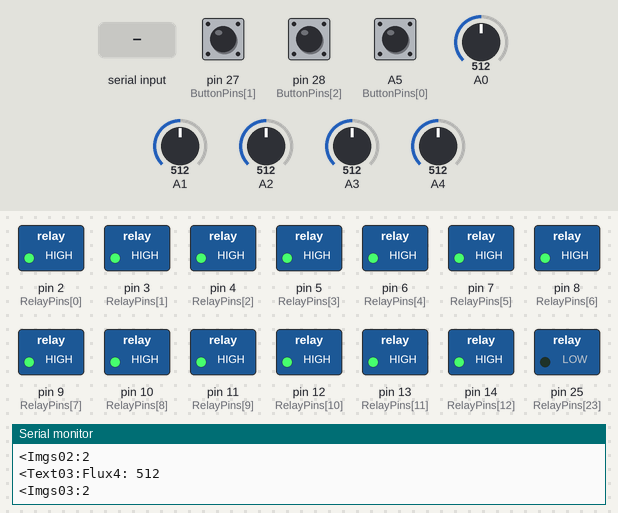
This sketch was run on a simulated Arduino Mega 2560, built with avr-gcc and run on an emulated ATmega2560. Parts: switched loads named in the sketch (green lamp = pin HIGH), the last lines printed to the serial monitor. Inputs (shaded band) come from the test bench; at power-on: pin 27 (ButtonPins[1]) HIGH, pin 28 (ButtonPins[2]) HIGH, A5 (ButtonPins[0]) HIGH, A0 = 512, A1 = 512, A2 = 512, A3 = 512, A4 = 512. EEPROM starts erased.

Above: at 1.4 s.
1.5 s: "PadX\n" received over Serial
At 2.8 s:
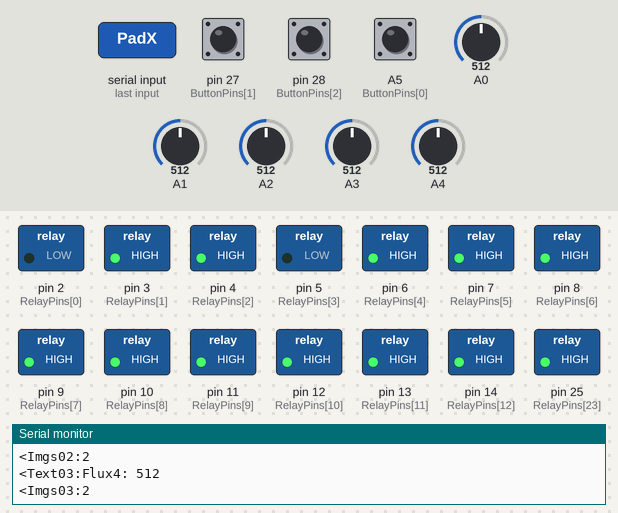
3.1 s: pin 27 (ButtonPins[1]) pulled LOW for 0.15 s
At 4.3 s:
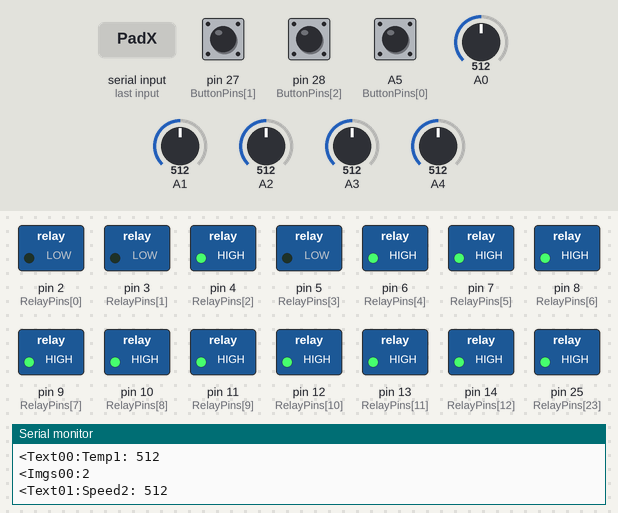
4.7 s: pin 28 (ButtonPins[2]) pulled LOW for 0.15 s
At 5.7 s:
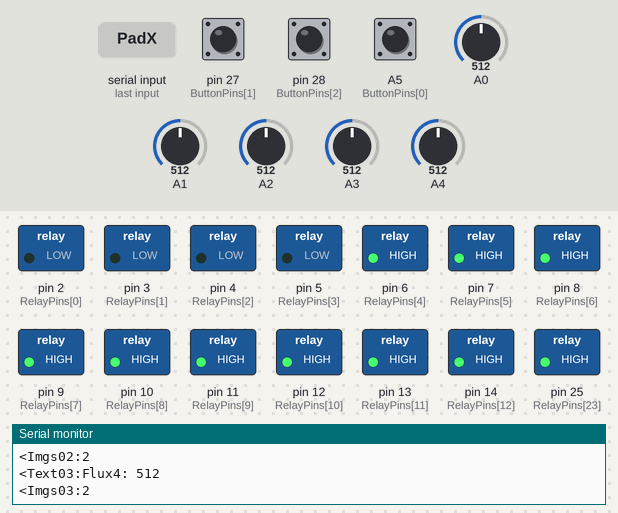
6.3 s: A5 (ButtonPins[0]) pulled LOW for 0.15 s
At 7.2 s:
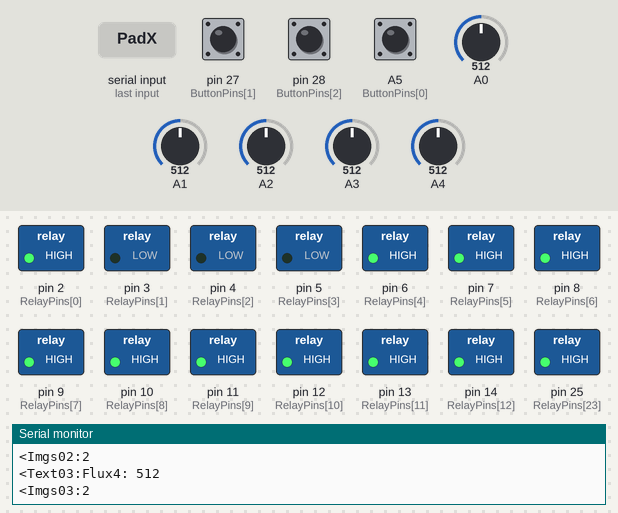
7.9 s: "<Butn05:1\n" received over Serial
At 9.1 s:
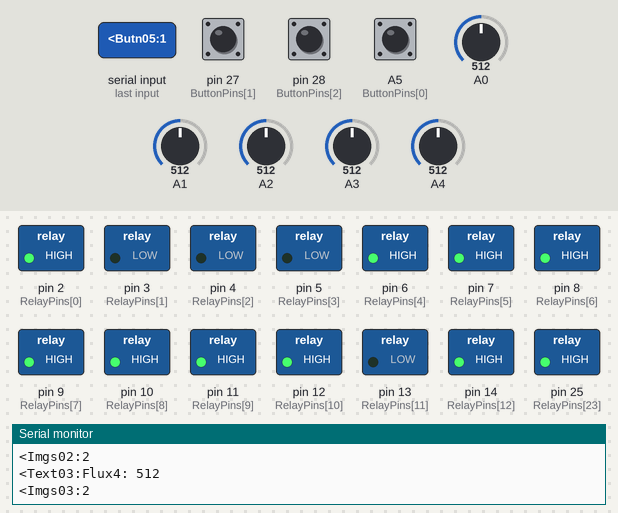
9.4 s: pin 27 (ButtonPins[1]) pulled LOW for 1 s
At 10.5 s:
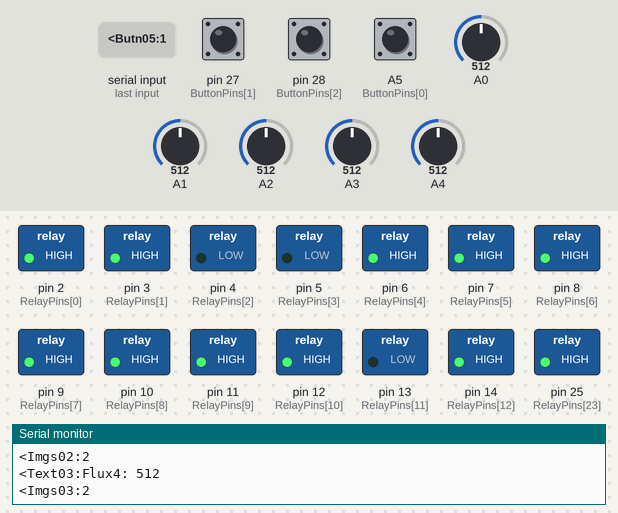
Timing chart, 0 to 12.4 s (numbered marks = the images above; inputs shaded):
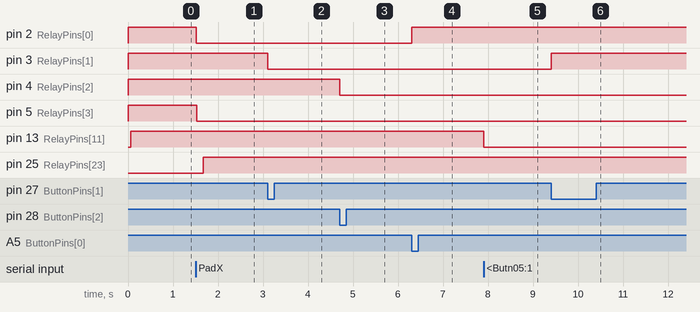

Measured:
- after the input at 1.5 s, pin 2 (RelayPins[0]), pin 5 (RelayPins[3]): HIGH → LOW at once; pin 25 (RelayPins[23]): LOW → HIGH after 0.17 s
- after the input at 3.1 s, pin 3 (RelayPins[1]): HIGH → LOW at once
- after the input at 4.7 s, pin 4 (RelayPins[2]): HIGH → LOW at once
- after the input at 6.3 s, pin 2 (RelayPins[0]): LOW → HIGH at once
- after the input at 7.9 s, pin 13 (RelayPins[11]): HIGH → LOW at once
- after the input at 9.4 s, pin 3 (RelayPins[1]): LOW → HIGH at once

The sketch:

bt_example_24.ino
```cpp
/*Arduino Total Control for Advanced programers
 REMEMBER TO DISCONNECT BLUETOOT TX PIN WHEN UPLOADING SKETCH
 Basic functions to control and display information into the app.This code works for every arduino board.

 * Bluetooth Module attached to Serial port
, * Controls 24 relays, appliances, circuits, etc. (for n relays check uno/mega code)
 * Relays connected to RelayPins[MAX_RELAYS]
 * Take analog samples from sensors connected to A0 to A4
 * A button from GND to A5 explains how to manualy turn on/off relay 0
 * Relay states are remembered

 To send data to app use tags:f
 For buttons: (<ButnXX:Y\n), XX 0 to 19 is the button number, Y 0 or 1 is the state
 Example: Serial.println("<Butn05:1"); will turn the app button 5 on

 For texts: <TextXX:YYYY\n, XX 0 to 19 is the text number, YYYY... is the string to be displayed
 Example: Serial.println("<Text01:A1: 253"); will display the text "A1: 253" at text 1

 For images: <ImgsXX:Y\n, XX 0 to 19 is the image number, Y is the image state(0, 1 or 2)to be displayed
 Example: Serial.println("<Imgs02:1"); will change image 2 to the pressed state

 For sound alarms: <Alrm00 will make the app beep.

 Make the app talk: Text to Speech tag <TtoS0X:YYYY\n, X is 0 for english and 1 for your default language, YYYY... is any string
 Example: Serial.println("<TtoS00:Hello world");

 Change the seek bar values in app: <SkbX:YYY\n, where X is the seek bar number from 0 to 7, and YYY is the seek bar value

 If a  no tag new line ending string is sent, it will be displayed at the top of the app
 Example: Serial.println("Hello Word"); "Hello Word" will be displayed at the top of the app

 Special information can be received from app, for example sensor data and seek bar info:
 * "<PadXxx:YYY\n, xx 00 to 24 is the touch pad number, YYY is the touch pad X axis data 0 to 255
 * "<PadYxx:YYY\n, xx 00 to 24 is the touch pad number, YYY is the touch pad Y axis data 0 to 255
 * "<SkbX:SYYYYY\n", X 0 to 7 is the seek bar number, YYYYY is the seek bar value from 0 to 255
 * "<AccX:SYYYYY\n", X can be "X,Y or Z" is the accelerometer axis, YYYYY is the accelerometer value
    in m/s^2 multiplied by 100, example: 981 == 9.81m/s^2
 * "S" is the value sign (+ or -)

 TIP: To select another serial port use ctr+f, find: Serial change to Serial

 Author: Juan Luis Gonzalez Bello
 Date: November 2015
 Get the app: https://play.google.com/store/apps/details?id=com.apps.emim.btrelaycontrol
 ** After copy-paste of this code, use Tools -> Atomatic Format
 */

#include <EEPROM.h>

// Baud rate for bluetooth module
// (Default 9600 for most modules)
#define BAUD_RATE 9600 // TIP> Set your bluetooth baud rate to 115200 for better performance

// Special commands
#define CMD_SPECIAL '<'
#define CMD_ALIVE   '['

// Number of relays
#define MAX_RELAYS 24
#define MAX_INPUTS 3

// Relay 1 is at pin 2, relay 2 is at pin 3 and so on.
int RelayPins[MAX_RELAYS]  = {2,3,4,5,6,7,8,9,10,11,12,13,14,15,16,17,18,19,20,21,22,23,24,25};

// Relay 1 will report status to toggle button and image 1, relay 2 to button 2 and so on.
String RelayAppId[MAX_RELAYS] = {"00","00","00","00","00","00","00","00","00","00","00","00",
                                 "00","00","00","00","00","00","00","00","00","00","00","00"};

// Command list (turn on - off for eachr relay)
const char CMD_ON[MAX_RELAYS] = {'A','B','C','D','E','F','G','H','I','J','K','L',
                                  'M','N','O','P','Q','R','S','T','U','V','W','X'};
const char CMD_OFF[MAX_RELAYS] = {'a','b','c','d','e','f','g','h','i','j','k','l',
                                    'm','n','o','p','q','r','s','t','u','v','w','x'};

// Used to keep track of the relay status
unsigned long RelayStatus = 0; // we need a 32bit variable to store all 24 status
int STATUS_EEADR = 20;         // we will use 4 bytes to store a 32 bit variable in eeprom

// Used to prescale sample time
int Prescaler = 0;
boolean buttonLatch[] = {false, false, false};
int ButtonPins[] = {A5, 27, 28};

// Data and variables received from especial command
int Accel[3] = {0, 0, 0};
int SeekBarValue[8] = {0,0,0,0,0,0,0,0};
int TouchPadData[24][2]; // 24 max touch pad objects, each one has 2 axis (x and Y)

unsigned long myRead32(int address){
  int a32bitNumber = ((int)EEPROM.read(address) << 24)     | ((int)EEPROM.read(address + 1) << 16) |
                     ((int)EEPROM.read(address + 2) <<  8) | (int)EEPROM.read(address + 3);
  return a32bitNumber;
}

void myWrite32(int address, long number){
  EEPROM.write(address + 3,      number & 0x000000FF);
  EEPROM.write(address + 2, (number & 0x0000FF00) >> 8);
  EEPROM.write(address + 1, (number & 0x00FF0000) >> 16);
  EEPROM.write(address + 0, (number & 0xFF000000) >> 24);
}

void setup() {
  // Set each input as digital input + pull up resistor
  for(int i = 0; i < 3; i++){
    pinMode(ButtonPins[i], INPUT);
    digitalWrite(ButtonPins[i], HIGH);
  }

  // initialize BT Serial port
  Serial.begin(BAUD_RATE);

  // Initialize Output PORTS
  for(int i = 0; i < MAX_RELAYS; i++){
    pinMode(RelayPins[i], OUTPUT);
  }

  // Initialize touch pad data,
  // this is to avoid having random numbers in them
  for(int i = 0; i < 24; i++){
    TouchPadData[i][0] = 0; //X
    TouchPadData[i][1] = 0; //Y
  }

  // Load last known status from eeprom
  RelayStatus = myRead32(STATUS_EEADR);
  for(int i = 0; i < MAX_RELAYS; i++){
    // Turn on and off according to relay status
    String stringNumber = String(i);
    if((RelayStatus & (1 << i)) == 0){
      digitalWrite(RelayPins[i], LOW);
      Serial.println("<Butn" + RelayAppId[i] + ":0");
    }
    else {
      digitalWrite(RelayPins[i], HIGH);
      Serial.println("<Butn" + RelayAppId[i] + ":1");
    }
  }

  // Greet arduino total control on top of the app
  Serial.println("Thanks for your support!");

  // Make the app talk in english (lang number 00, use 01 to talk in your default language)
  Serial.println("<TtoS00: welcome to arduino total control");
}

void loop() {
  String sSample;
  String sSampleNo;
  int iSample;
  int appData;

  delay(1);

  // This is true each 1/2 second approx.
  if(Prescaler++ > 500){
    Prescaler = 0; // Reset prescaler

    // Send 5 analog samples to be displayed at text tags
    iSample = analogRead(A0);  // Take sample
    sSample = String(iSample); // Convert into string

    // Example of how to display text in top of the app
    Serial.println("Sensor0: " + sSample);

    // Example of how to use text and imgs tags
    iSample = analogRead(A1);
    sSample = String(iSample);
    Serial.println("<Text00:Temp1: " + sSample);
    if(iSample > 683)
      Serial.println("<Imgs00:1"); // Pressed state
    else if(iSample > 341)
      Serial.println("<Imgs00:2"); // Extra state
    else
      Serial.println("<Imgs00:0"); // Default state

    iSample = analogRead(A2);
    sSample = String(iSample);
    Serial.println("<Text01:Speed2: " + sSample);
    if(iSample > 683)
      Serial.println("<Imgs01:1"); // Pressed state
    else if(iSample > 341)
      Serial.println("<Imgs01:2"); // Extra state
    else
      Serial.println("<Imgs01:0"); // Default state

    iSample = analogRead(A3);
    sSample = String(iSample);
    Serial.println("<Text02:Photo3: " + sSample);
    if(iSample > 683)
      Serial.println("<Imgs02:1"); // Pressed state
    else if(iSample > 341)
      Serial.println("<Imgs02:2"); // Extra state
    else
      Serial.println("<Imgs02:0"); // Default state

    iSample = analogRead(A4);
    sSample = String(iSample);
    Serial.println("<Text03:Flux4: " + sSample);
    if(iSample > 683)
      Serial.println("<Imgs03:1"); // Pressed state
    else if(iSample > 341)
      Serial.println("<Imgs03:2"); // Extra state
    else
      Serial.println("<Imgs03:0"); // Default state
  }

  // ===========================================================
  // This is the point were you get data from the App
  appData = Serial.read();   // Get a byte from app, if available
  switch(appData){
  case CMD_SPECIAL:
    // Special command received
    DecodeSpecialCommand();

     // Example of how to use seek bar data
    analogWrite(13, SeekBarValue[5]);
    break;

  case CMD_ALIVE:
    // Character '[' is received every 2.5s, use
    // this event to tell the android all relay states
    for(int i = 0; i < MAX_RELAYS; i++){
      // Refresh button states to app (<BtnXX:Y\n)
      if(digitalRead(RelayPins[i])){
        Serial.println("<Butn" + RelayAppId[i] + ":1");
        Serial.println("<Imgs" + RelayAppId[i] + ":1");
      }
      else {
        Serial.println("<Butn" + RelayAppId[i] + ":0");
        Serial.println("<Imgs" + RelayAppId[i] + ":0");
      }
    }
    // If you need to update the seek bar values uncomment the below code
    // WARNING increase the baud rate up to 115200 in order to have a
    // smooth operation
    // Update seekbar Values
    /*
    for(int i = 0; i < 8; i++){
      Serial.println("<Skb" + String(i) + ":" + SBtoString(SeekBarValue[i]));
    }
    */
    break;

  default:
    // If not '<' or '[' then appData may be for relays
    for(int i = 0; i < MAX_RELAYS; i++){
      if(appData == CMD_ON[i]){
        // Example of how to make beep alarm sound
        Serial.println("<Alrm00");
        setRelayState(i, 1);
      }
      else if(appData == CMD_OFF[i])
        setRelayState(i, 0);
    }
  }

  // Manual buttons
  for(int i = 0; i < MAX_INPUTS; i++){
    if(!digitalRead(ButtonPins[i])){ // If button pressed
      // don't change relay status until button has been released and pressed again
      if(buttonLatch[i]){
        setRelayState(i, !digitalRead(RelayPins[i])); // toggle relay 0 state
        buttonLatch[i] = false;
      }
    }
    else{
      // button released, enable next push
      buttonLatch[i] = true;
    }
  }
  // ==========================================================
}

String SBtoString(int value){
  String sValue = "";
  if(value < 10)
    sValue = "00" + String(value);
  else if (value < 100)
    sValue = "0" + String(value);
  else
    sValue = String(value);
  return sValue;
}

// Sets the relay state for this example
// relay: 0 to 7 relay number
// state: 0 is off, 1 is on
void setRelayState(int relay, int state){
  if(state == 1){
    digitalWrite(RelayPins[relay], HIGH);           // Write ouput port
    Serial.println("<Butn" + RelayAppId[relay] + ":1"); // Feedback button state to app
    Serial.println("<Imgs" + RelayAppId[relay] + ":1"); // Set image to pressed state

    RelayStatus |= (0x01 << relay);                 // Set relay status
    myWrite32(STATUS_EEADR, RelayStatus);            // Save new relay status
  }
  else {
    digitalWrite(RelayPins[relay], LOW);            // Write ouput port
    Serial.println("<Butn" + RelayAppId[relay] + ":0"); // Feedback button state to app
    Serial.println("<Imgs" + RelayAppId[relay] + ":0"); // Set image to default state

    RelayStatus &= ~(0x01 << relay);                // Clear relay status
    myWrite32(STATUS_EEADR, RelayStatus);            // Save new relay status
  }
}


// DecodeSpecialCommand
//
// A '<' flags a special command comming from App. Use this function
// to get Accelerometer data (and other sensors in the future)
// Input:
//   None
// Output:
//   None
void DecodeSpecialCommand(){
  // Read the whole command
  String thisCommand = Readln();

  // First 5 characters will tell us the command type
  String commandType = thisCommand.substring(0, 5);

  if(commandType.equals("AccX:")){
    // Next 6 characters will tell us the command data
    String commandData = thisCommand.substring(5, 11);
    if(commandData.charAt(0) == '-') // Negative acceleration
      Accel[0] = -commandData.substring(1, 6).toInt();
    else
      Accel[0] = commandData.substring(1, 6).toInt();
  }

  if(commandType.equals("AccY:")){
    // Next 6 characters will tell us the command data
    String commandData = thisCommand.substring(5, 11);
    if(commandData.charAt(0) == '-') // Negative acceleration
      Accel[1] = -commandData.substring(1, 6).toInt();
    else
      Accel[1] = commandData.substring(1, 6).toInt();
  }

  if(commandType.equals("AccZ:")){
    // Next 6 characters will tell us the command data
    String commandData = thisCommand.substring(5, 11);
    if(commandData.charAt(0) == '-') // Negative acceleration
      Accel[2] = -commandData.substring(1, 6).toInt();
    else
      Accel[2] = commandData.substring(1, 6).toInt();
  }

  if(commandType.substring(0, 4).equals("PadX")){
    // Next 2 characters will tell us the touch pad number
    int padNumber = thisCommand.substring(4, 6).toInt();
    // Next 3 characters are the X axis data in the message
    String commandData = thisCommand.substring(8, 13);
    TouchPadData[padNumber][0] = commandData.toInt();
  }

  if(commandType.substring(0, 4).equals("PadY")){
    // Next 2 characters will tell us the touch pad number
    int padNumber = thisCommand.substring(4, 6).toInt();
    // Next 3 characters are the Y axis data in the message
    String commandData = thisCommand.substring(8, 13);
    TouchPadData[padNumber][1] = commandData.toInt();
  }

  if(commandType.substring(0, 3).equals("Skb")){
    // Next 6 characters will tell us the command data
    String commandData = thisCommand.substring(5, 11);
    int sbNumber = commandType.charAt(3) & ~0x30;
    SeekBarValue[sbNumber] = commandData.substring(1, 6).toInt();
  }
}

// Readln
// Use this function to read a String line from Bluetooth
// returns: String message, note that this function will pause the program
//          until a hole line has been read.
String Readln(){
  char inByte = -1;
  String message = "";

  while(inByte != '\n'){
    inByte = -1;

    if (Serial.available() > 0)
      inByte = Serial.read();

    if(inByte != -1)
      message.concat(String(inByte));
  }

  return message;
}
```
